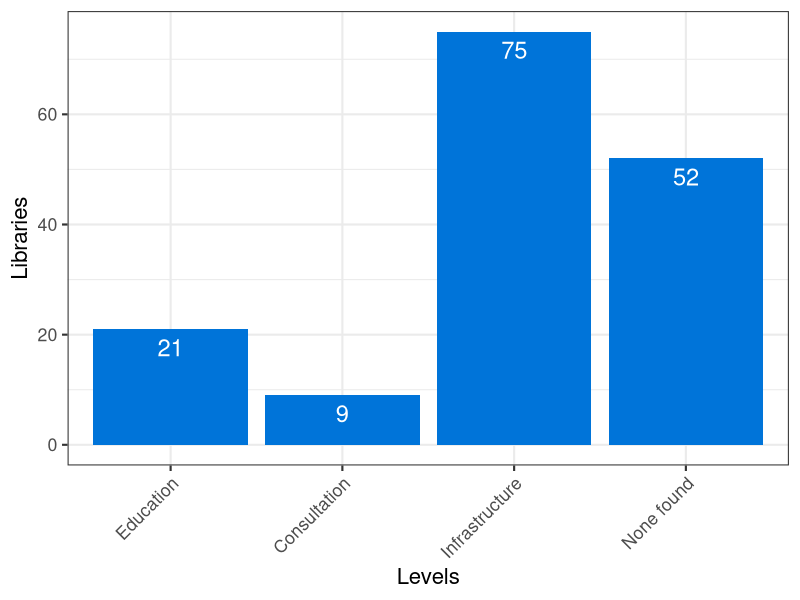
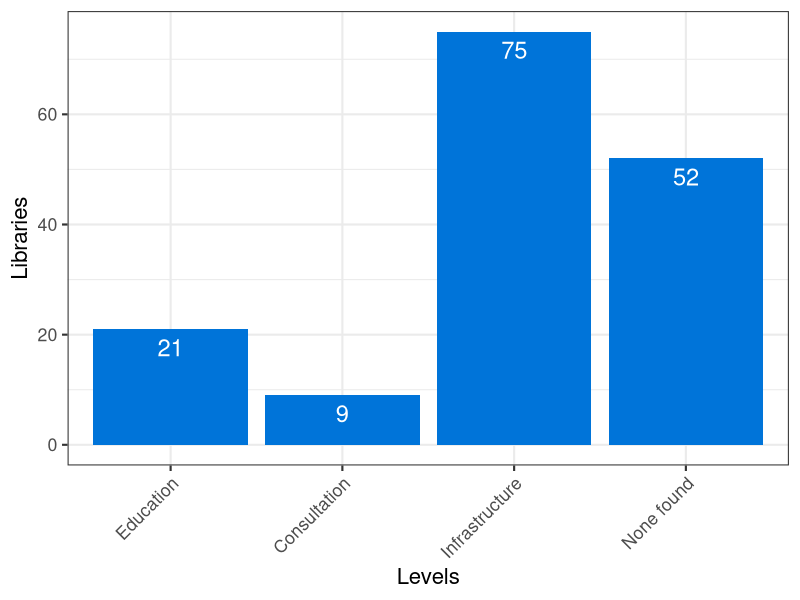

Source code (R) for these figures, in order:
library(ggplot2)

# read in data
AAHSLdata <- read.csv("code_categories.csv", header = T)

# check to see the factor levels that R creates from data
AAHSLdata$Code
levels(AAHSLdata$Code)[1]

# reorder the factor levels to be displayed in the way that I want,
# which is Level 1, Level 2, Level 3, Level 0
AAHSLdata$Code <- factor(AAHSLdata$Code, levels = c("Education", "Consultation", "Infrastructure", "None found"))

# check to make sure the reorder happened as expected
print(levels(AAHSLdata$Code))
AAHSLdata$Code


# The main output now that I have reordered and rendered my plot
# in the way that I want it.

# set up the bar graph:
#  - X axis - each level
#  - Y axis - count of libraries per level
#  - print the count in text above each bar
#  - adjust X axis text so that the labels are readable on small viewports
AAHSLplot <- ggplot(AAHSLdata, aes(x=Code)) + geom_bar(fill="#0074d9") + stat_count(geom="text", size=6, colour="white", aes(label=..count.., vjust=1.5)) + labs(x = "Levels", y = "Libraries") + theme_bw(base_size = 16) + theme(axis.text.x=element_text(angle=45, hjust = 1))

# generate the plot
AAHSLplot

# output the plot to SVG in the `img` directory for web publishing
ggsave(file="../img/verticalOutput.svg", plot=AAHSLplot, width=5, height=5)




# REFERENCES

# outdated work on creating the horizontal display
# this is outdated because after I realized that I wanted to 
# diplay the data on the web in vertical fashion
# I discontinued working on this plot
horizontalPlot <- ggplot(AAHSLdata, aes(x=Code)) + geom_bar(fill="#0088cc") + stat_count(geom="text", size=6, colour="white", aes(label=..count.., hjust=1.5)) + labs(x = "Levels") + coord_flip() + theme_grey(base_size = 18)


# bibliography of support

# resources for getting my R plot working:
#   
#   - continuous vs categorical data
# https://eagereyes.org/basics/data-continuous-vs-categorical
# 
# - coloring bar graphs
# http://www.cookbook-r.com/Graphs/Colors_%28ggplot2%29/
#   
#   - Annotating bars with the value in text near the top of the bar
# [this one provided my solution] http://stackoverflow.com/questions/9815226/annotate-values-above-bars-ggplot-faceted
# 
# - reorder the "levels" of a data table (where "level" is the way R takes the data in the table and organizes it in terms of display, eg, the order in which R displays categories of variable values, or, the order in which R diplays bars in a bar chart -- R Speak is "REORDER FACTOR LEVELS")
# http://r.789695.n4.nabble.com/Order-Bars-in-ggplot2-bar-graph-td4704838.html
# [and the web search that FINALLY yeilded an answer I could use] https://duckduckgo.com/?q=ordered+bar+graph+ggplot2&t=ffab&ia=qa
# [this one pushed me toward the solution, but wasn't enough] http://www.r-bloggers.com/reorder-factor-levels-2/
# [this one was more helpful than the hour of searching the came before] https://rstudio-pubs-static.s3.amazonaws.com/7433_4537ea5073dc4162950abb715f513469.html
# [this one made it sound easy, but didn't make sense to me yet] https://trinkerrstuff.wordpress.com/2012/10/15/how-do-i-re-arrange-ordering-a-plot/
#   [and this one didn't do much for me at all although it usually topped the search results list during multiple unique-languaged searches] http://stackoverflow.com/questions/5208679/order-bars-in-ggplot2-bar-graph
#    [this was a useful step for understanding ggplot2] http://www.inside-r.org/packages/cran/ggplot2/docs/geom_bar
#    [i feel like this one should have given me more] https://kohske.wordpress.com/2010/12/29/faq-how-to-order-the-factor-variables-in-ggplot2/
#    
#    
#    - save ggplot2 plot as svg
#    http://stackoverflow.com/questions/12226822/how-to-save-a-plot-made-with-ggplot2-as-svg
#    http://www.ceb-institute.org/bbs/wp-content/uploads/2011/09/handout_ggplot2.pdf
#    
#    - ggplot2 font size adjustment
#    http://stackoverflow.com/questions/11955229/how-to-change-the-default-font-size-in-ggplot2
#    http://docs.ggplot2.org/0.9.2.1/geom_text.html
#    
#    